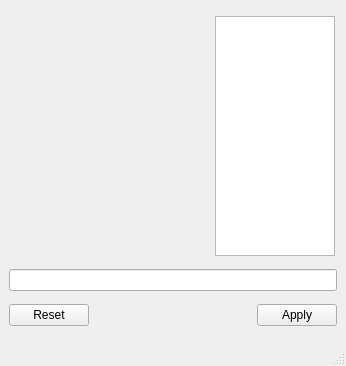
<?xml version="1.0" encoding="UTF-8"?>
<ui version="4.0">
 <class>WordleHelperMainWindow</class>
 <widget class="QMainWindow" name="WordleHelperMainWindow">
  <property name="geometry">
   <rect>
    <x>0</x>
    <y>0</y>
    <width>346</width>
    <height>366</height>
   </rect>
  </property>
  <property name="windowTitle">
   <string>WordleHelperMainWindow</string>
  </property>
  <widget class="QWidget" name="centralwidget">
   <layout class="QVBoxLayout" name="verticalLayout">
    <item>
     <layout class="QHBoxLayout" name="horizontalLayout">
      <item>
       <widget class="QWidget" name="widget" native="true">
        <property name="minimumSize">
         <size>
          <width>200</width>
          <height>240</height>
         </size>
        </property>
        <property name="maximumSize">
         <size>
          <width>200</width>
          <height>240</height>
         </size>
        </property>
       </widget>
      </item>
      <item>
       <widget class="QListWidget" name="wordlist">
        <property name="minimumSize">
         <size>
          <width>120</width>
          <height>240</height>
         </size>
        </property>
        <property name="maximumSize">
         <size>
          <width>120</width>
          <height>240</height>
         </size>
        </property>
       </widget>
      </item>
     </layout>
    </item>
    <item>
     <widget class="QLineEdit" name="letterDesc"/>
    </item>
    <item>
     <layout class="QHBoxLayout" name="horizontalLayout_2">
      <item>
       <widget class="QPushButton" name="pushButton_2">
        <property name="text">
         <string>Reset</string>
        </property>
       </widget>
      </item>
      <item>
       <spacer name="horizontalSpacer">
        <property name="orientation">
         <enum>Qt::Horizontal</enum>
        </property>
        <property name="sizeHint" stdset="0">
         <size>
          <width>40</width>
          <height>20</height>
         </size>
        </property>
       </spacer>
      </item>
      <item>
       <widget class="QPushButton" name="pushButton">
        <property name="text">
         <string>Apply</string>
        </property>
       </widget>
      </item>
     </layout>
    </item>
   </layout>
  </widget>
  <widget class="QMenuBar" name="menubar">
   <property name="geometry">
    <rect>
     <x>0</x>
     <y>0</y>
     <width>346</width>
     <height>22</height>
    </rect>
   </property>
  </widget>
  <widget class="QStatusBar" name="statusbar"/>
 </widget>
 <resources/>
 <connections/>
</ui>
